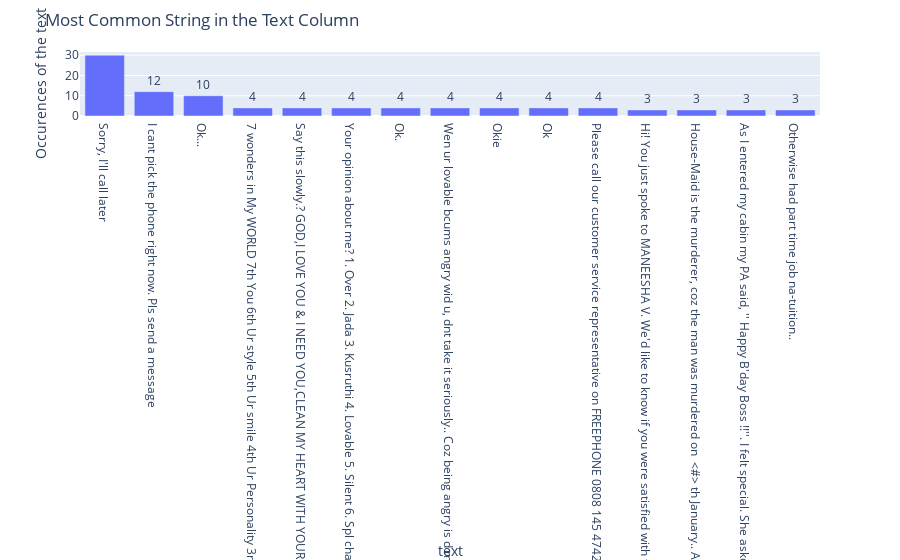

The notebook cell saved with this chart:
### Code cell
# Count the occurrences of top 15 unique strings in the 'text' column
value_counts = data['text'].value_counts().head(15).reset_index()
value_counts.columns = ['Category', 'Count']

# Create a bar plot using Plotly
fig = px.bar(value_counts, x='Category', y='Count')

# Add values to the bars
fig.update_traces(texttemplate='%{y}', textposition='outside')

# Set plot labels and title
fig.update_xaxes(title='text')
fig.update_yaxes(title='Occurences of the text')
fig.update_layout(title='Most Common String in the Text Column')

# Show the plot
fig.show()

### Figure 1 — Plotly figure (JSON) as saved in the notebook; plotly's stock layout.template omitted (floating-point values rounded to 4 significant figures)
{"data": [{"alignmentgroup": "True", "hovertemplate": "Category=%{x}<br>Count=%{y}<extra></extra>", "legendgroup": "", "marker": {"color": "#636efa", "pattern": {"shape": ""}}, "name": "", "offsetgroup": "", "orientation": "v", "showlegend": false, "textposition": "outside", "texttemplate": "%{y}", "type": "bar", "x": ["Sorry, I'll call later", "I cant pick the phone right now. Pls send a message", "Ok...", "7 wonders in My WORLD 7th You 6th Ur style 5th Ur smile 4th Ur Personality 3rd Ur Nature 2nd Ur SMS and 1st \\Ur Lovely Friendship\\\"... good morning dear\"", "Say this slowly.? GOD,I LOVE YOU &amp; I NEED YOU,CLEAN MY HEART WITH YOUR BLOOD.Send this to Ten special people &amp; u c miracle tomorrow, do it,pls,pls do it...", "Your opinion about me? 1. Over 2. Jada 3. Kusruthi 4. Lovable 5. Silent 6. Spl character 7. Not matured 8. Stylish 9. Simple Pls reply..", "Ok.", "Wen ur lovable bcums angry wid u, dnt take it seriously.. Coz being angry is d most childish n true way of showing deep affection, care n luv!.. kettoda manda... Have nice day da.", "Okie", "Ok", "Please call our customer service representative on FREEPHONE 0808 145 4742 between 9am-11pm as you have WON a guaranteed å£1000 cash or å£5000 prize!", "Hi! You just spoke to MANEESHA V. We'd like to know if you were satisfied with the experience. Reply Toll Free with Yes or No.", "House-Maid is the murderer, coz the man was murdered on  &lt;#&gt; th January.. As public holiday all govt.instituitions are closed,including post office..understand?", "As I entered my cabin my PA said, '' Happy B'day Boss !!''. I felt special. She askd me 4 lunch. After lunch she invited me to her apartment. We went there.", "Otherwise had part time job na-tuition.."], "xaxis": "x", "y": [30, 12, 10, 4, 4, 4, 4, 4, 4, 4, 4, 3, 3, 3, 3], "yaxis": "y"}], "layout": {"barmode": "relative", "legend": {"tracegroupgap": 0}, "margin": {"t": 60}, "title": {"text": "Most Common String in the Text Column"}, "xaxis": {"anchor": "y", "domain": [0, 1], "title": {"text": "text"}}, "yaxis": {"anchor": "x", "domain": [0, 1], "title": {"text": "Occurences of the text"}}}}
